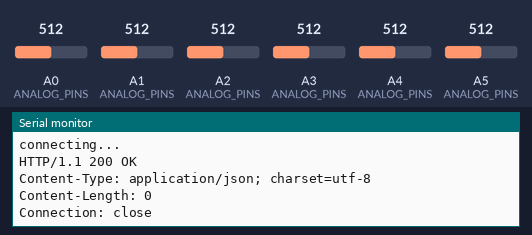
The sketch below on a simulated Arduino MKR. On the bench: the last lines printed to the serial monitor. The inputs (shaded band) are chosen by the test bench; at power-on: A0 (ANALOG_PINS) = 512, A1 (ANALOG_PINS) = 512, A2 (ANALOG_PINS) = 512, A3 (ANALOG_PINS) = 512, A4 (ANALOG_PINS) = 512, A5 (ANALOG_PINS) = 512. WiFi joins after 1.5 s; servers stay silent unless stated; uploads are accepted with an empty reply.

Above: at 12.7 s.
12.8 s: A0 (ANALOG_PINS) set to 716
At 16.87 s:
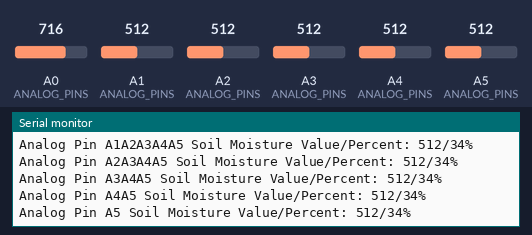
18.0 s: A1 (ANALOG_PINS) set to 716
At 22.9 s:
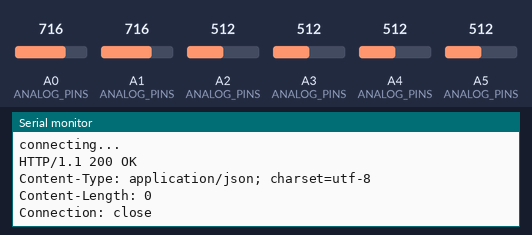
23.2 s: A2 (ANALOG_PINS) set to 716
At 27.27 s:
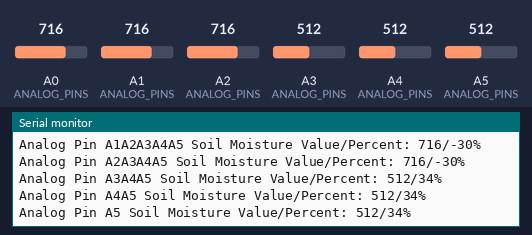
28.4 s: A3 (ANALOG_PINS) set to 716
At 32.48 s:
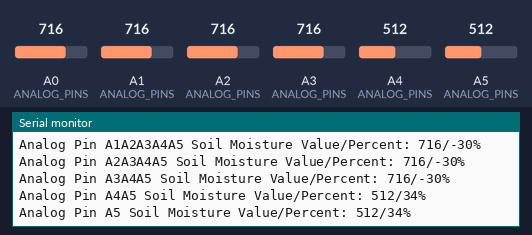
33.6 s: A4 (ANALOG_PINS) set to 716
At 37.68 s:
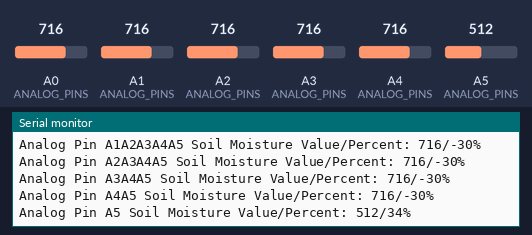
38.8 s: A5 (ANALOG_PINS) set to 716
At 42.89 s:
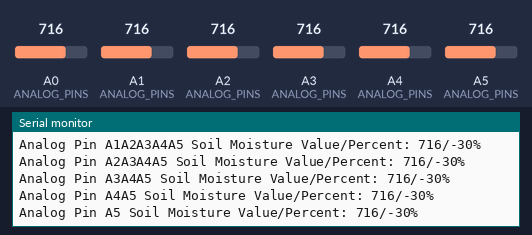

The sketch:

sketch_apr23c.ino
```cpp
#include <SPI.h>
#include <WiFiNINA.h>
#include "arduino_secrets.h"

#define ENDPOINT_DOMAIN "arduino-plant-moisture-production.up.railway.app"   // endpoint for POST requests
#define POSTING_INTERVAL 5L * 1000L    // delay between updates, in milliseconds
#define POST_FORM_PREFIX "moisture_"       // prefix for POST request form entries

// CONSTANTS TO BE CALIBRATED
#define CALIBRATED_AIR_VALUE 620         // value of moisture sensor when in air
#define CALIBRATED_WATER_VALUE 310       // value of moisture sensor when in water

// enter your sensitive data in the arduino_secrets.h
char ssid[] = SECRET_SSID;        // your network SSID (name)
char pass[] = SECRET_PASS;    // your network password (use for WPA, or use as key for WEP)
// int keyIndex = 0;            // your network key Index number (needed only for WEP)

#define NUM_ANALOG_PINS 6
const int ANALOG_PINS[NUM_ANALOG_PINS] = {A0, A1, A2, A3, A4, A5};
const char ANALOG_PINS_STR[NUM_ANALOG_PINS][2] = {"A0", "A1", "A2", "A3", "A4", "A5"};

int status = WL_IDLE_STATUS;

WiFiSSLClient client;

// server address:
char server[] = ENDPOINT_DOMAIN;
//IPAddress server(64,131,82,241);

unsigned long lastConnectionTime = 0;            // last time you connected to the server, in milliseconds

void setup() {
  // Initialize serial and wait for port to open:
  Serial.begin(9600);
  while (!Serial) {
    ; // wait for serial port to connect. Needed for native USB port only
  }

  // check for the WiFi module:
  if (WiFi.status() == WL_NO_MODULE) {
    Serial.println("Communication with WiFi module failed!");
    // don't continue
    while (true);
  }

  String fv = WiFi.firmwareVersion();
  if (fv < WIFI_FIRMWARE_LATEST_VERSION) {
    Serial.println("Please upgrade the firmware");
  }

  // attempt to connect to Wifi network:
  while (status != WL_CONNECTED) {
    Serial.print("Attempting to connect to SSID: ");
    Serial.println(ssid);
    // Connect to WPA/WPA2 network. Change this line if using open or WEP network:
    status = WiFi.begin(ssid, pass);
    // wait 10 seconds for connection:
    delay(10000);
  }

  // you're connected now, so print out the status:
  printWifiStatus();
}

void loop() {
  // if there's incoming data from the net connection.
  // send it out the serial port.  This is for debugging
  // purposes only:
  while (client.available()) {
    char c = client.read();
    Serial.write(c);
  }

  // if ten seconds have passed since your last connection,
  // then connect again and send data:
  if (millis() - lastConnectionTime > POSTING_INTERVAL) {
    postMoisture(getSoilMoisturePercent());
  }
}

int* getSoilMoisturePercent() {
  static int moisturePercents[NUM_ANALOG_PINS];
  for (unsigned int i = 0; i < NUM_ANALOG_PINS; i++) {
    int pin = ANALOG_PINS[i];
    int soilMoistureValue = analogRead(pin);
    int soilMoisturePercent = map(soilMoistureValue, CALIBRATED_AIR_VALUE, CALIBRATED_WATER_VALUE, 0, 100);
    moisturePercents[i] = soilMoisturePercent;
    Serial.println();
    Serial.print("Analog Pin ");
    Serial.print(ANALOG_PINS_STR[i]);
    Serial.print(" Soil Moisture Value/Percent: ");
    Serial.print(soilMoistureValue);
    Serial.print("/");
    Serial.print(soilMoisturePercent);
    Serial.println("%");
  }
  return moisturePercents;
}

// make POST request to server with moisture percent
void postMoisture(int* moisturePercent) {
  // Format body
  String body = "";
  for (unsigned int i = 0; i < NUM_ANALOG_PINS; i++) {
    if (i > 0) {
      body += "&";
    }
    body += String(POST_FORM_PREFIX) + ANALOG_PINS_STR[i] + "=" + String(moisturePercent[i]);;
  }

  // close any connection before send a new request.
  // This will free the socket on the Nina module
  client.stop();
  // if there's a successful connection:
  if (client.connectSSL(server, 443)) {
    Serial.println("connecting...");
    // send the HTTP PUT request:
    client.println("POST / HTTP/1.1");
    client.println("Host: " + String(ENDPOINT_DOMAIN));
    client.println("Content-Type: application/x-www-form-urlencoded");
    client.print("Content-Length: ");
    client.println(body.length());
    client.println("User-Agent: ArduinoWiFi/1.1");
    client.println("Connection: close");
    client.println();
    client.print(body);
    // note the time that the connection was made:
    lastConnectionTime = millis();
  } else {
    // if you couldn't make a connection:
    Serial.println("connection failed");
  }
}

void printWifiStatus() {
  // print the SSID of the network you're attached to:
  Serial.print("SSID: ");
  Serial.println(WiFi.SSID());

  // print your board's IP address:
  IPAddress ip = WiFi.localIP();
  Serial.print("IP Address: ");
  Serial.println(ip);

  // print the received signal strength:
  long rssi = WiFi.RSSI();
  Serial.print("signal strength (RSSI):");
  Serial.print(rssi);
  Serial.println(" dBm");
}
```

arduino_secrets.h
```cpp
#define SECRET_SSID "Parker"
#define SECRET_PASS "testarduino"
```

Measured:
- after the input at 12.8 s, the serial monitor: prints a new line after 3.9 s (image 1)
- after the input at 18.0 s, the serial monitor: prints a new line after 3.9 s (image 2)
- after the input at 23.2 s, the serial monitor: prints a new line after 3.9 s (image 3)
- after the input at 28.4 s, the serial monitor: prints a new line after 3.9 s (image 4)
- after the input at 33.6 s, the serial monitor: prints a new line after 3.9 s (image 5)
- after the input at 38.8 s, the serial monitor: prints a new line after 3.9 s (image 6)
